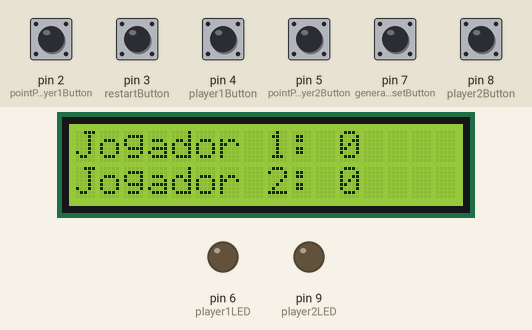
Bench run of a sketch on a simulated Arduino Uno, built with avr-gcc and run on an emulated ATmega328P. Parts: 16×2 character LCD, output pins drawn as LEDs (lit = HIGH). The test bench sets the inputs (shaded band); at power-on: pin 2 (pointPlayer1Button), pin 3 (restartButton), pin 4 (player1Button), pin 5 (pointPlayer2Button), pin 7 (generalResetButton), pin 8 (player2Button) HIGH.

Above: at 4.3 s.
4.4 s: pin 7 (generalResetButton) pulled LOW for 0.15 s
At 4.7 s:
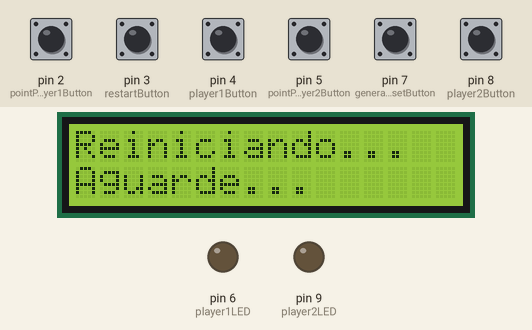
7.5 s: pin 4 (player1Button) pulled LOW for 1 s
At 9.3 s:
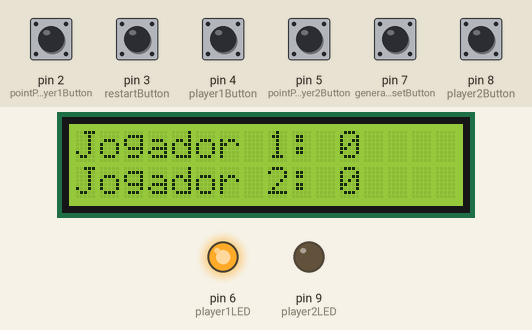
10.0 s: pin 2 (pointPlayer1Button) pulled LOW for 0.15 s
At 11.2 s:
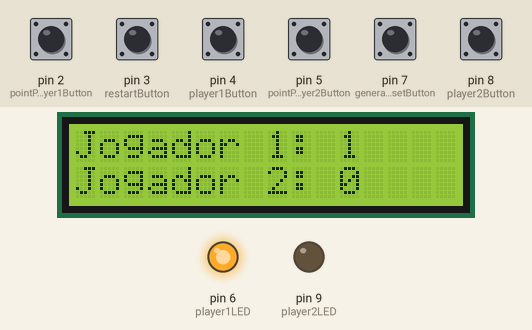
11.6 s: pin 3 (restartButton) pulled LOW for 0.15 s
At 12.5 s:
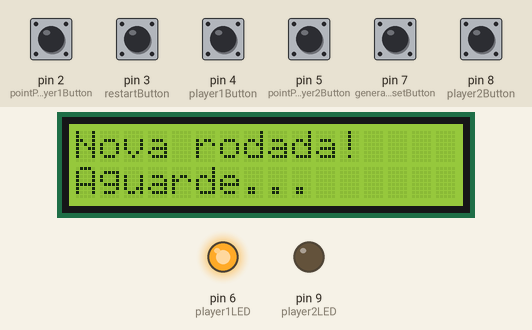
14.7 s: pin 8 (player2Button) pulled LOW for 1 s
At 15.9 s:
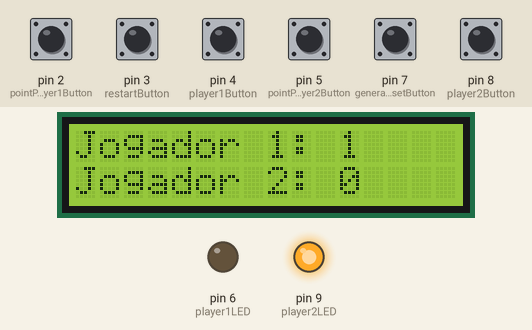
17.2 s: pin 5 (pointPlayer2Button) pulled LOW for 0.15 s
At 18.0 s:
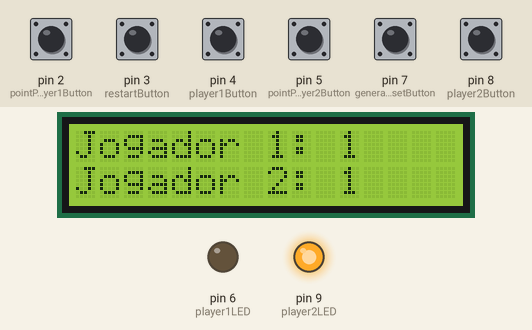
Timing chart, 0 to 19.8 s (numbered marks = the images above; inputs shaded):
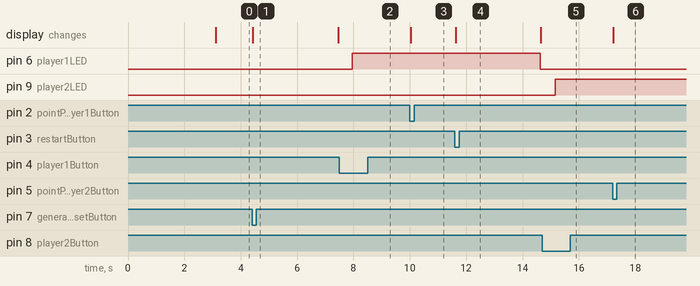

The sketch:

passa_ou_repassa_2025_lcd_i2l.ino
```cpp
/************************************************************************************
 * PROJETO: PASSA OU REPASSA ELETRÔNICO - INTERFACE I2C
 * DESENVOLVEDOR: Prof. Marcelo Lima
 * INSTITUIÇÃO: SENAC Registro - Curso Técnico em IoT
 * DATA: 08 de Abril de 2026
 * VERSÃO: 4.0 (Suporte a Display LCD 16x2 via I2C)
 * * DESCRIÇÃO:
 * Sistema de arbitragem para jogos de perguntas e respostas.
 * Identifica o primeiro jogador a pressionar o botão, bloqueia entradas simultâneas,
 * gerencia pontuação e exibe os resultados em tempo real via LCD.
 * * HARDWARE:
 * - Microcontrolador: Arduino Uno/Nano
 * - Display: LCD 16x2 com Módulo I2C (Endereço 0x27)
 * - Lógica: INPUT_PULLUP (Botões conectados diretamente ao GND)
 * - Sinalização: LEDs indicadores com resistores de 150 Ohms
 ************************************************************************************/

// ===== BIBLIOTECAS =====
#include <Wire.h>                // Biblioteca nativa para comunicação I2C (SDA/SCL)
#include <LiquidCrystal_I2C.h>   // Biblioteca para controlar o display LCD via módulo I2C

// ===== CONFIGURAÇÃO DO LCD =====
// Cria o objeto 'lcd' definindo: endereço (0x27), colunas (16) e linhas (2)
LiquidCrystal_I2C lcd(0x27, 16, 2);

// ===== DEFINIÇÃO DOS PINOS =====
const int player1Button = 4;      // Botão de resposta do Jogador 1
const int player2Button = 8;      // Botão de resposta do Jogador 2
const int restartButton = 3;      // Botão para iniciar uma nova rodada após o ponto

const int pointPlayer1Button = 2; // Botão (juiz) que valida ponto para o Jogador 1
const int pointPlayer2Button = 5; // Botão (juiz) que valida ponto para o Jogador 2

const int player1LED = 6;         // LED indicador do Jogador 1
const int player2LED = 9;         // LED indicador do Jogador 2

const int generalResetButton = 7; // Botão para zerar o placar e reiniciar o jogo

// ===== VARIÁVEIS DE CONTROLE =====
bool roundInProgress = true;      // Controla se a rodada está ativa ou pausada
bool player1HasPressed = false;   // Registra se o J1 já pressionou o botão
bool player2HasPressed = false;   // Registra se o J2 já pressionou o botão
bool pointGiven = false;          // Garante que apenas um ponto seja dado por rodada

int player1Score = 0;             // Armazena a pontuação total do J1
int player2Score = 0;             // Armazena a pontuação total do J2

unsigned long lastPressTime = 0;  // Registra o tempo do último clique (para Debounce)
const int debounceDelay = 50;     // Tempo de espera (ms) para evitar ruído do botão

unsigned long roundStartTime = 0; // Armazena o tempo inicial da rodada
const int roundDuration = 3000;   // Duração prevista para intervalos

// ===== SETUP (Configurações Iniciais) =====
void setup() {
  // Configura os pinos como entrada usando o resistor PULLUP interno do Arduino
  // Isso dispensa o uso de resistores externos no protoboard
  pinMode(player1Button, INPUT_PULLUP);
  pinMode(player2Button, INPUT_PULLUP);
  pinMode(restartButton, INPUT_PULLUP);
  pinMode(pointPlayer1Button, INPUT_PULLUP);
  pinMode(pointPlayer2Button, INPUT_PULLUP);
  pinMode(generalResetButton, INPUT_PULLUP);

  // Configura os pinos dos LEDs como saída
  pinMode(player1LED, OUTPUT);
  pinMode(player2LED, OUTPUT);

  // Garante que os LEDs comecem desligados
  digitalWrite(player1LED, LOW);
  digitalWrite(player2LED, LOW);

  // Inicialização do LCD
  lcd.init();          // Inicializa o hardware do display
  lcd.backlight();     // Ativa a iluminação traseira do LCD

  welcomeMessage();    // Chama a função de boas-vindas
  delay(3000);         // Pausa de 3 segundos para leitura
  updateLCD();         // Exibe o placar inicial (0 a 0)
}

// ===== LOOP PRINCIPAL =====
void loop() {
  // Captura o tempo atual de funcionamento do Arduino
  unsigned long currentMillis = millis();

  // ===== LÓGICA DE VELOCIDADE (QUEM APERTOU PRIMEIRO) =====
  if (roundInProgress && !pointGiven) {

    // Verifica Jogador 1 (LOW pois o INPUT_PULLUP inverte o sinal)
    if (digitalRead(player1Button) == LOW && !player1HasPressed && (currentMillis - lastPressTime > debounceDelay)) {
      lastPressTime = currentMillis;  // Atualiza tempo do debounce

      digitalWrite(player1LED, HIGH); // Acende LED do J1
      digitalWrite(player2LED, LOW);  // Garante que o J2 fique apagado

      player1HasPressed = true;       // Trava a escolha
      roundInProgress = false;        // Bloqueia novas pressões até o reset
      updateLCD();
    }

    // Verifica Jogador 2
    if (digitalRead(player2Button) == LOW && !player2HasPressed && (currentMillis - lastPressTime > debounceDelay)) {
      lastPressTime = currentMillis;

      digitalWrite(player2LED, HIGH); // Acende LED do J2
      digitalWrite(player1LED, LOW);

      player2HasPressed = true;
      roundInProgress = false;
      updateLCD();
    }
  }

  // ===== ATRIBUIÇÃO DE PONTO (JOGADOR 1) =====
  if (digitalRead(pointPlayer1Button) == LOW && (currentMillis - lastPressTime > debounceDelay) && !pointGiven) {
    lastPressTime = currentMillis;

    if (!roundInProgress) {           // Só permite dar ponto se alguém tiver apertado antes
      player1Score++;                 // Incrementa pontuação
      pointGiven = true;              // Registra que o ponto da rodada foi entregue
      updateLCD();                    // Atualiza o display
    }
    delay(500);
  }

  // ===== ATRIBUIÇÃO DE PONTO (JOGADOR 2) =====
  if (digitalRead(pointPlayer2Button) == LOW && (currentMillis - lastPressTime > debounceDelay) && !pointGiven) {
    lastPressTime = currentMillis;

    if (!roundInProgress) {
      player2Score++;
      pointGiven = true;
      updateLCD();
    }
    delay(500);
  }

  // ===== REINICIAR RODADA (MANTÉM PLACAR) =====
  if (!roundInProgress && pointGiven && digitalRead(restartButton) == LOW && (currentMillis - lastPressTime > debounceDelay)) {
    lastPressTime = currentMillis;

    lcd.clear();
    lcd.setCursor(0, 0);
    lcd.print("Nova rodada!");
    lcd.setCursor(0, 1);
    lcd.print("Aguarde...");
    delay(3000);

    // Reseta as flags de controle para a próxima pergunta
    roundInProgress = true;
    pointGiven = false;
    player1HasPressed = false;
    player2HasPressed = false;

    // Apaga os indicadores luminosos
    digitalWrite(player1LED, LOW);
    digitalWrite(player2LED, LOW);

    updateLCD();
    delay(500);
  }

  // ===== RESET GERAL (ZERA TUDO) =====
  if (digitalRead(generalResetButton) == LOW && (currentMillis - lastPressTime > debounceDelay)) {
    lastPressTime = currentMillis;

    lcd.clear();
    lcd.setCursor(0, 0);
    lcd.print("Reiniciando...");
    lcd.setCursor(0, 1);
    lcd.print("Aguarde...");
    delay(3000);

    player1Score = 0;        // Zera pontos J1
    player2Score = 0;        // Zera pontos J2
    pointGiven = false;
    roundInProgress = true;
    player1HasPressed = false;
    player2HasPressed = false;

    digitalWrite(player1LED, LOW);
    digitalWrite(player2LED, LOW);

    updateLCD();
    delay(500);
  }
}

// ===== FUNÇÃO: MENSAGEM INICIAL =====
void welcomeMessage() {
  lcd.clear();
  lcd.setCursor(0, 0);           // Posiciona na coluna 0, linha 0
  lcd.print("Bem-vindos");
  lcd.setCursor(0, 1);           // Posiciona na coluna 0, linha 1
  lcd.print("TI Senac Reg");
}

// ===== FUNÇÃO: ATUALIZA EXIBIÇÃO DO PLACAR =====
void updateLCD() {
  lcd.clear();
  lcd.setCursor(0, 0);
  lcd.print("Jogador 1: ");
  lcd.print(player1Score);       // Exibe o valor da variável de pontuação

  lcd.setCursor(0, 1);
  lcd.print("Jogador 2: ");
  lcd.print(player2Score);
}
```

Measured:
- after the input at 4.4 s, the display: changes at once (image 1)
- after the input at 7.5 s, pin 6 (player1LED): LOW → HIGH after 0.45 s
- after the input at 10.0 s, the display: changes at once (image 3)
- after the input at 11.6 s, pin 6 (player1LED): HIGH → LOW after 3.0 s; the display: changes at once (image 4)
- after the input at 14.7 s, pin 9 (player2LED): LOW → HIGH after 0.45 s
- after the input at 17.2 s, the display: changes at once (image 6)
